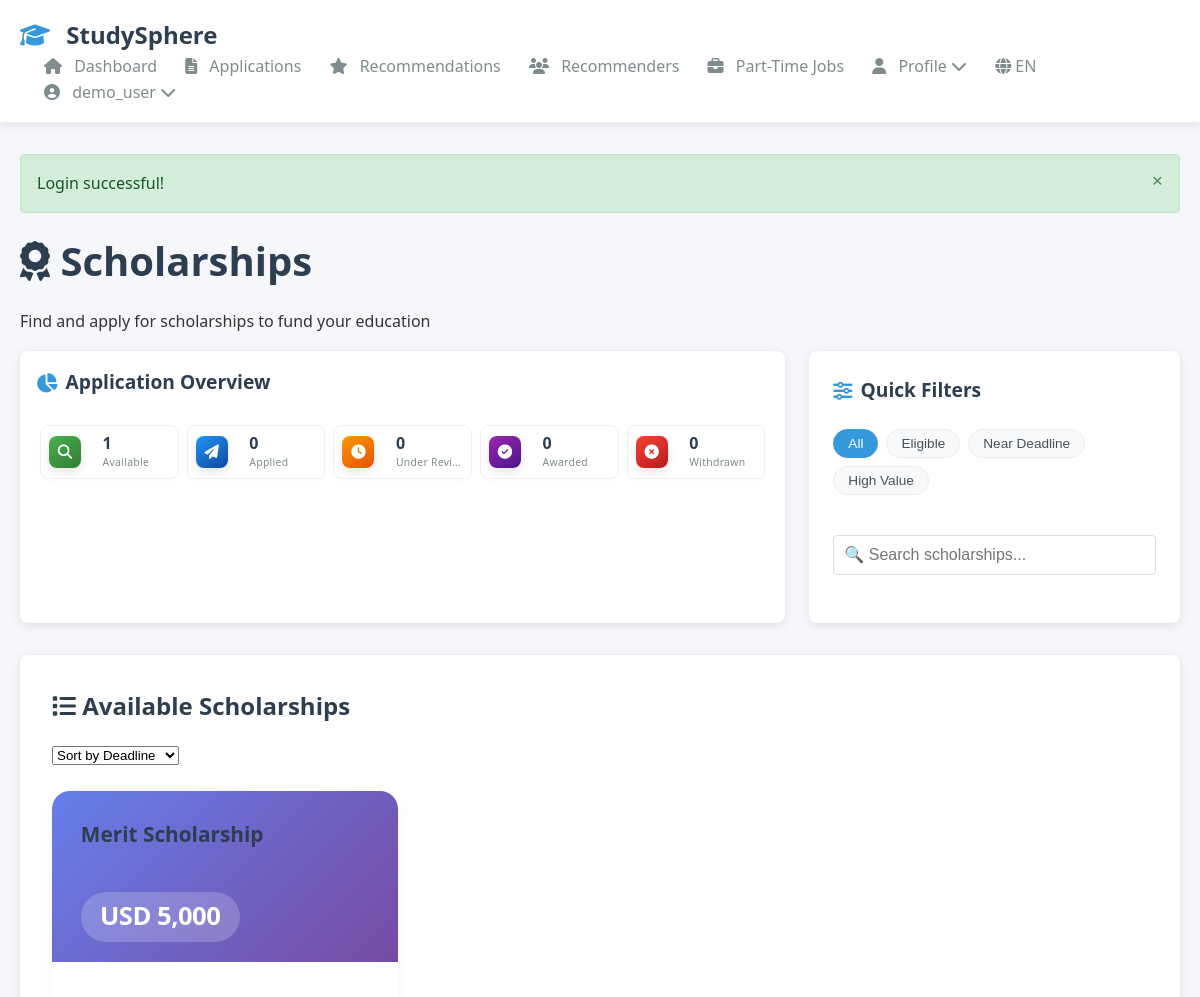
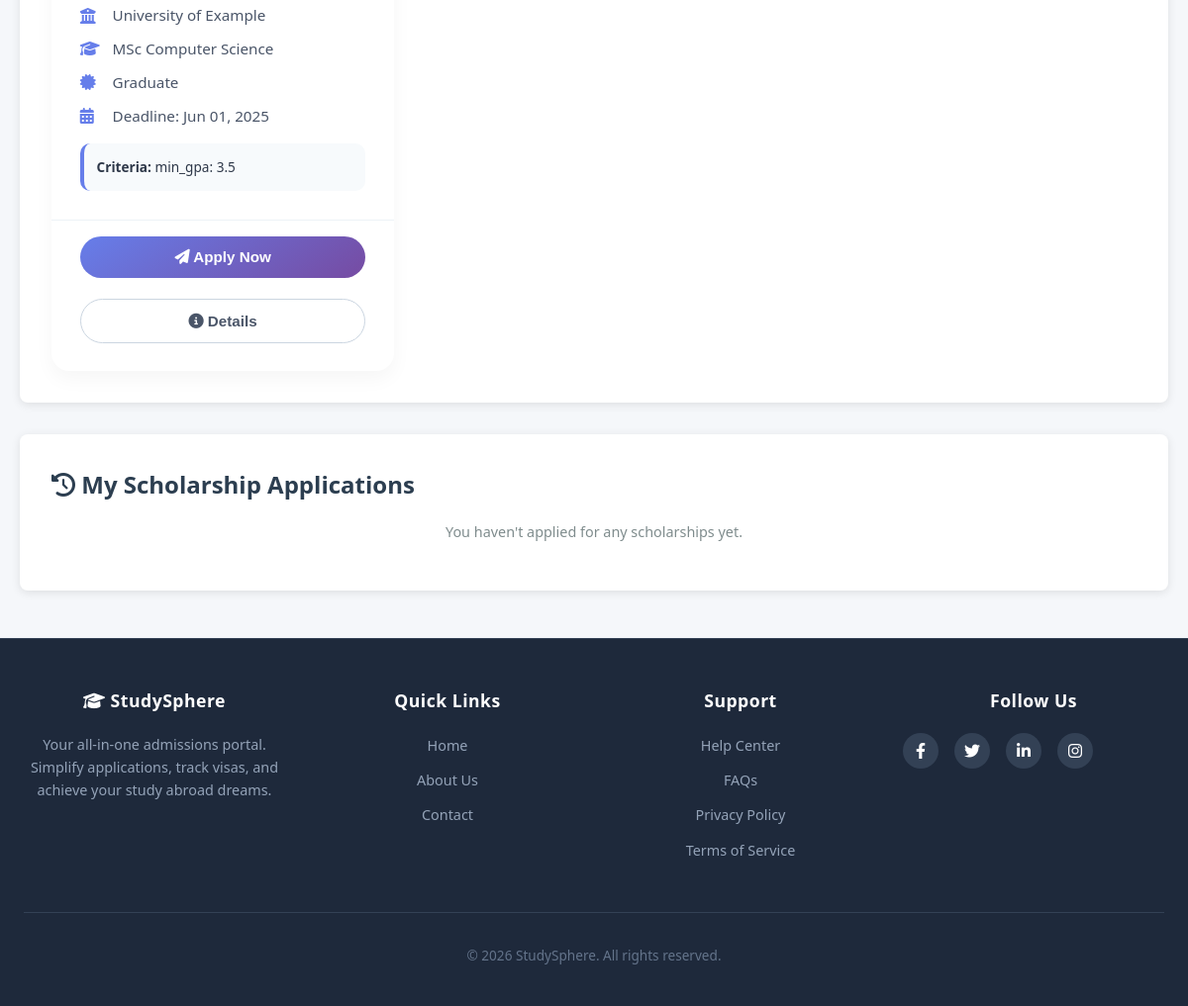
The app's page /public/student/scholarships.php (signed in) with its own data (2 pictures, top to bottom).
### tables this page shows
CREATE TABLE users (
  user_id INT UNSIGNED NOT NULL AUTO_INCREMENT PRIMARY KEY,
  username VARCHAR(50) NOT NULL UNIQUE,
  email VARCHAR(255) NOT NULL UNIQUE,
  password_hash VARCHAR(255) NOT NULL,
  default_role_id INT UNSIGNED NOT NULL DEFAULT 1,
  is_verified TINYINT(1) NOT NULL DEFAULT 0,
  is_disabled TINYINT(1) NOT NULL DEFAULT 0,
  preferred_language VARCHAR(10) DEFAULT 'en',
  last_login_at DATETIME NULL,
  created_at DATETIME NOT NULL DEFAULT CURRENT_TIMESTAMP,
  updated_at DATETIME NOT NULL DEFAULT CURRENT_TIMESTAMP ON UPDATE CURRENT_TIMESTAMP,
  deleted_at DATETIME NULL,
  FOREIGN KEY (default_role_id) REFERENCES roles(role_id) ON DELETE RESTRICT,
  KEY idx_users_email (email),
  KEY idx_users_username (username)
);

CREATE TABLE scholarships (
  scholarship_id INT UNSIGNED NOT NULL AUTO_INCREMENT PRIMARY KEY,
  program_id INT UNSIGNED NOT NULL,
  name VARCHAR(255) NOT NULL,
  amount DECIMAL(12,2) NULL,
  currency CHAR(3) DEFAULT 'USD',
  criteria JSON NULL,
  deadline DATE NULL,
  created_by INT UNSIGNED NULL,
  created_at DATETIME NOT NULL DEFAULT CURRENT_TIMESTAMP,
  updated_at DATETIME NULL,
  FOREIGN KEY (program_id) REFERENCES programs(program_id) ON DELETE CASCADE,
  FOREIGN KEY (created_by) REFERENCES users(user_id) ON DELETE SET NULL,
  KEY idx_scholarships_program (program_id)
);

CREATE TABLE universities (
  university_id INT UNSIGNED NOT NULL AUTO_INCREMENT PRIMARY KEY,
  name VARCHAR(255) NOT NULL,
  country_code CHAR(2) NULL,
  city VARCHAR(100) NULL,
  website VARCHAR(512) NULL,
  logo_url VARCHAR(1024) NULL,
  qs_ranking INT NULL,
  approx_tuition DECIMAL(12,2) NULL,
  student_count INT NULL,
  description TEXT NULL,
  created_at DATETIME NOT NULL DEFAULT CURRENT_TIMESTAMP,
  updated_at DATETIME NULL,
  deleted_at DATETIME NULL,
  created_by INT UNSIGNED NULL,
  updated_by INT UNSIGNED NULL,
  FOREIGN KEY (country_code) REFERENCES countries(iso2) ON DELETE SET NULL,
  FOREIGN KEY (created_by) REFERENCES users(user_id) ON DELETE SET NULL,
  FOREIGN KEY (updated_by) REFERENCES users(user_id) ON DELETE SET NULL,
  KEY idx_universities_name (name),
  KEY idx_universities_country (country_code)
);

CREATE TABLE programs (
  program_id INT UNSIGNED NOT NULL AUTO_INCREMENT PRIMARY KEY,
  university_id INT UNSIGNED NOT NULL,
  program_name VARCHAR(255) NOT NULL,
  degree_level_id INT UNSIGNED NOT NULL,
  department VARCHAR(255) NULL,
  duration_months INT NULL,
  tuition_fee DECIMAL(12,2) NULL,
  currency CHAR(3) DEFAULT 'USD',
  intake_months VARCHAR(100) NULL,
  application_deadline DATE NULL,
  early_deadline DATE NULL,
  regular_deadline DATE NULL,
  rolling_admission TINYINT(1) DEFAULT 0,
  decision_release_weeks INT NULL,
  created_at DATETIME NOT NULL DEFAULT CURRENT_TIMESTAMP,
  updated_at DATETIME NULL,
  deleted_at DATETIME NULL,
  created_by INT UNSIGNED NULL,
  updated_by INT UNSIGNED NULL,
  FOREIGN KEY (university_id) REFERENCES universities(university_id) ON DELETE CASCADE,
  FOREIGN KEY (degree_level_id) REFERENCES degree_levels(degree_level_id) ON DELETE RESTRICT,
  FOREIGN KEY (created_by) REFERENCES users(user_id) ON DELETE SET NULL,
  FOREIGN KEY (updated_by) REFERENCES users(user_id) ON DELETE SET NULL,
  KEY idx_programs_university (university_id),
  KEY idx_programs_degree (degree_level_id),
  KEY idx_programs_deadline (application_deadline)
);

CREATE TABLE degree_levels (
  degree_level_id INT UNSIGNED NOT NULL AUTO_INCREMENT PRIMARY KEY,
  code VARCHAR(20) NOT NULL UNIQUE,
  name VARCHAR(120) NOT NULL,
  created_at DATETIME NOT NULL DEFAULT CURRENT_TIMESTAMP
);

### public/student/scholarships.php (the view, shortened to what the rows shown need)
<?php
require_once '../../app/includes/init.php';
require_once '../../app/templates/header.php';
$auth = new Auth();
$student_id = $auth->getStudentId();
$db = new Database();
$where_conditions = ["1=1"];
$params = [$student_id];
$where_clause = implode(" AND ", $where_conditions);
$scholarships = $db->fetchAll("
    SELECT s.*, p.program_name, u.name as university_name,
           dl.name as degree_level,
           (SELECT COUNT(*) FROM student_scholarships ss WHERE ss.scholarship_id = s.scholarship_id AND ss.student_id = ? AND ss.status != 'withdrawn') as has_applied
    FROM scholarships s
    JOIN programs p ON s.program_id = p.program_id
    JOIN universities u ON p.university_id = u.university_id
    JOIN degree_levels dl ON p.degree_level_id = dl.degree_level_id
    WHERE $where_clause
    ORDER BY s.deadline ASC
", $params);
?>
<div class="page-header">
    <h1><i class="fas fa-award"></i> Scholarships</h1>
</div>
<div class="card">
    <?php if (empty($scholarships)): ?>
        <div class="empty-state">
            <i class="fas fa-award fa-4x"></i>
            <h4>No scholarships available</h4>
            <p>Check back later for new scholarship opportunities.</p>
        </div>
    <?php else: ?>
        <div class="scholarships-grid" id="scholarshipsList">
            <?php foreach ($scholarships as $scholarship): ?>
                <div class="scholarship-item"
                     data-amount="<?php echo $scholarship['amount'] ?? 0; ?>"
                     data-deadline="<?php echo $scholarship['deadline']; ?>"
                     data-university="<?php echo strtolower($scholarship['university_name']); ?>">
                    <div class="scholarship-item-header">
                        <h4><?php echo htmlspecialchars($scholarship['name']); ?></h4>
                        <div class="scholarship-amount">
                            <?php if ($scholarship['amount']): ?>
                                <?php echo $scholarship['currency'] . ' ' . number_format($scholarship['amount'], 0); ?>
                            <?php else: ?>
                                Variable
                            <?php endif; ?>
                        </div>
                    </div>
                    <div class="scholarship-item-body">
                        <p><i class="fas fa-university"></i> <?php echo htmlspecialchars($scholarship['university_name']); ?></p>
                        <p><i class="fas fa-graduation-cap"></i> <?php echo htmlspecialchars($scholarship['program_name']); ?></p>
                        <p><i class="fas fa-certificate"></i> <?php echo htmlspecialchars($scholarship['degree_level']); ?></p>
                        <?php if ($scholarship['deadline']): ?>
                            <p><i class="fas fa-calendar-alt"></i>
                                Deadline: <?php echo Helpers::formatDate($scholarship['deadline'], 'M d, Y'); ?>
                            </p>
                        <?php else: ?>
                            <p><i class="fas fa-calendar-alt"></i> Rolling admission</p>
                        <?php endif; ?>
                        <?php if ($scholarship['criteria']): ?>
                            <div class="criteria">
                                <strong>Criteria:</strong>
                                <?php
                                $criteria = json_decode($scholarship['criteria'], true);
                                if (is_array($criteria)):
                                    $parts = [];
                                    foreach ($criteria as $key => $value) {
                                        $parts[] = "$key: $value";
                                    }
                                    echo implode(', ', $parts);
                                endif;
                                ?>
                            </div>
                        <?php endif; ?>
                    </div>
                    <div class="scholarship-item-footer">
                        <?php if ($scholarship['has_applied']): ?>
                            <button class="btn btn-secondary btn-block" disabled>
                                <i class="fas fa-check"></i> Applied
                            </button>
                        <?php else: ?>
                            <form method="POST" style="width: 100%;">
                                <button type="submit" name="apply_scholarship" class="btn btn-primary btn-block">
                                    <i class="fas fa-paper-plane"></i> Apply Now
                                </button>
                            </form>
                        <?php endif; ?>
                        <button class="btn btn-outline-secondary btn-block mt-1" onclick="viewScholarshipDetails(<?php echo htmlspecialchars(json_encode($scholarship)); ?>)">
                            <i class="fas fa-info-circle"></i> Details
                        </button>
                    </div>
                </div>
            <?php endforeach; ?>
        </div>
    <?php endif; ?>
</div>
<?php require_once '../../app/templates/footer.php';
?>

### app/templates/header.php (shortened to what the rows shown need)
<?php
$current_user = isset($_SESSION['user_id']) ? (new Auth())->getCurrentUser() : null;
?>
<!DOCTYPE html>
<html lang="en">
<head>
    <link rel="stylesheet" href="/studysphere/public/assets/css/main.css">
    <link rel="stylesheet" href="https://cdnjs.cloudflare.com/ajax/libs/font-awesome/6.4.0/css/all.min.css">
</head>
<body>
    <nav class="navbar">
        <div class="container">
            <div class="nav-menu" id="navMenu">
                <?php if (isset($_SESSION['user_id'])): ?>
                    <?php if ($_SESSION['role'] == 'student'): ?>
                        <a href="/studysphere/public/student/dashboard.php" class="nav-link">
                            <i class="fas fa-home"></i> <span class="nav-text">Dashboard</span>
                        </a>
                        <a href="/studysphere/public/student/applications.php" class="nav-link">
                            <i class="fas fa-file-alt"></i> <span class="nav-text">Applications</span>
                        </a>
                        <a href="/studysphere/public/student/program_recommendations.php" class="nav-link">
                            <i class="fas fa-star"></i> <span class="nav-text">Recommendations</span>
                        </a>
                        <a href="/studysphere/public/student/recommenders.php" class="nav-link">
                        <i class="fas fa-users"></i> <span class="nav-text">Recommenders</span>
                        </a>
                        <a href="/studysphere/public/student/jobs.php" class="nav-link">
                        <i class="fas fa-briefcase"></i> <span class="nav-text">Part-Time Jobs</span>
                        </a>
                        <div class="nav-dropdown">
                        <a href="#" class="nav-link dropdown-toggle">
                            <i class="fas fa-user"></i> <span class="nav-text">Profile</span> <i class="fas fa-chevron-down"></i>
                        </a>
                    </div>
                    <?php endif; ?>
                    <div class="nav-dropdown lang-switcher">
    <a href="#" class="nav-link dropdown-toggle">
        <i class="fas fa-globe"></i> <?= strtoupper(Lang::getInstance()->getCurrentLang()) ?>
    </a>
</div>
                    <div class="nav-dropdown user-dropdown">
                        <a href="#" class="nav-link dropdown-toggle">
                            <i class="fas fa-user-circle"></i>
                            <span class="nav-text">
                                <?php
                                if ($current_user && !empty($current_user['first_name'])) {
                                    echo htmlspecialchars($current_user['first_name']);
                                } else {
                                    echo htmlspecialchars($_SESSION['username']);
                                }
                                ?>
                            </span>
                            <i class="fas fa-chevron-down"></i>
                        </a>
                    </div>
<?php endif; ?>
            </div>
        </div>
    </nav>
    <div class="container">

### records on screen
users: preferred_language "EN"
scholarships: name "Merit Scholarship", currency "USD", amount "5,000", universities.name "University of Example", program.program_name "MSc Computer Science", degree_levels.name "Graduate", deadline "Jun 01, 2025", parts "min_gpa: 3.5"

### other values on screen
$_SESSION['username'] "demo_user"
$flash['message'] "Login successful!"
count($scholarships) "1"
$applied_count "0"
$under_review_count "0"
$awarded_count "0"
$withdrawn_count "0"
